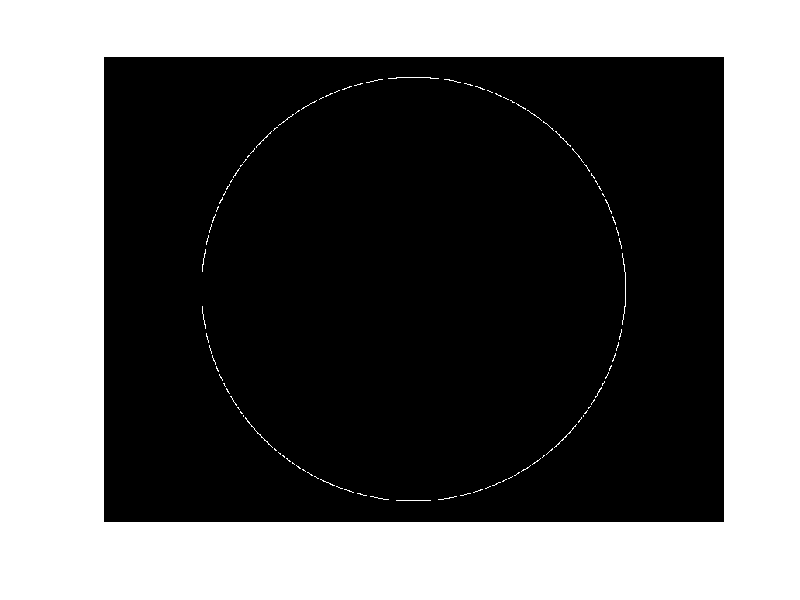

Source code (MATLAB):
% Generate the inner and outer circle coordinates of the annulus images.

%% White annulus outlines on black image
clear; clc;
dbstop if error;
% 1-- Black image, 600*800pxs (size backgrounds)
Mat_black = zeros([600,800]);

% 2-- Cooords of circle between radius 6 and 8 degrees visual angle
% (1degree = 33 pxs, before redimensioning of the background to 1 deg, 40
% pxs)
pix_cerc = [];% coordinates x,y of the annulus relatively to the center of the screen
index_x = 1;
index_y = 1;
res = ([600 800]);% number of lines number of columns of the background once resized to 18.12 * 24.16 degrees visual angle
centerScreen=floor(res/2);% coordinates of the center of this image

for i_angle = 0:0.1:360
%     i_angle
    width = 5.8*33:8.3*33; % width of the original annulus.
    for i_ecc = width(end)% so its a single pixel circle. %5.8*33:8.3*33 %198:1:264% 6 to 8 degrees visual angle in pixels% 5.8, sinon avec 6 des images debordent un peu
      [A,B] = pol2cart(deg2rad(i_angle),i_ecc);%33 since here, one degree 33 pxs
      pix_cerc(index_x,1) = A;
      pix_cerc(index_x,2) = B;
      index_x = index_x+1;
      
    end
end
pix_cerc=round(pix_cerc);
% 3--Adjust the coordinates relatively to the center of the screen by
% shifting everything
pix_cerc_reref = [];
pix_cerc_reref(:,1) = [300-pix_cerc(:,2)];%the coordinates of the face (pxs) relatively to the center of the image. % !!!! lines expressed with y since in cartesian coordinates, lines correspond to the height, ie to Y. 
pix_cerc_reref(:,2) = [400+pix_cerc(:,1)];
coords_annulus=round(pix_cerc_reref);% coordinates

%% Besoin d'utiliser unique ?
for index_i=1:size(coords_annulus,1)
    Mat_black(coords_annulus(index_i,1),coords_annulus(index_i,2)) = 1;
end
imshow(Mat_black);

%% save the inner outline

save('C:\Users\Levan\HMAX\scripts\utils\annulusFlorence\outerOutline.mat',...
    'coords_annulus','Mat_black');